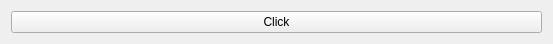
<?xml version="1.0" encoding="UTF-8"?>
<ui version="4.0">
 <class>Widget</class>
 <widget class="QWidget" name="Widget">
  <property name="geometry">
   <rect>
    <x>0</x>
    <y>0</y>
    <width>553</width>
    <height>36</height>
   </rect>
  </property>
  <property name="windowTitle">
   <string>Widget</string>
  </property>
  <layout class="QVBoxLayout" name="verticalLayout">
   <item>
    <widget class="QPushButton" name="clickButton">
     <property name="text">
      <string>Click</string>
     </property>
    </widget>
   </item>
  </layout>
 </widget>
 <resources/>
 <connections/>
</ui>
